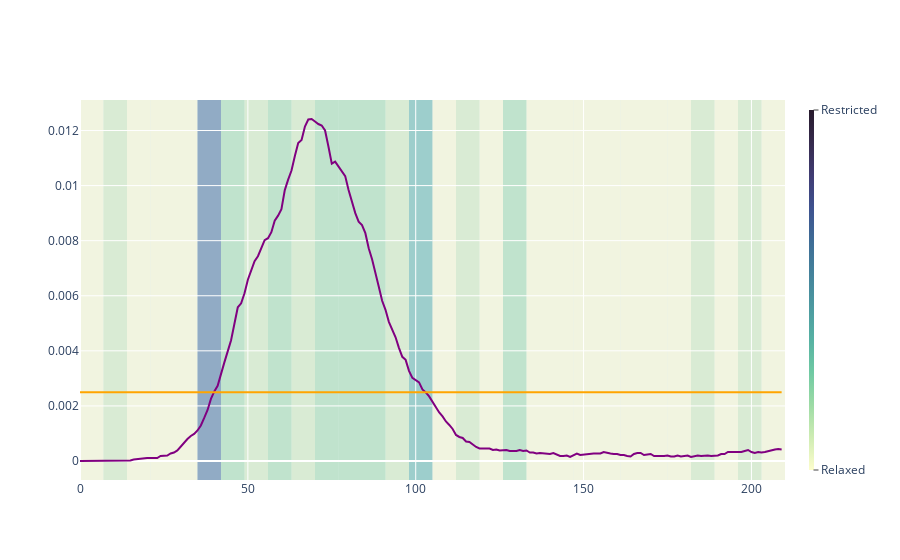

The notebook cell this image was saved under:
### Code cell
fig = go.Figure()


fig.add_trace(go.Scatter(x=[None], y=[None], showlegend=None,
        marker=dict(
            colorscale='deep',
            showscale=True,
            cmin=0,
            cmax=10,
            colorbar=dict(
            thickness=5, tickvals=[0, 10],
            ticktext=['Relaxed', 'Restricted'], outlinewidth=0,
            ticks="outside")), hoverinfo='none'),                              

        )

fig.add_trace(go.Scatter(x=d_counts.index.to_list(), y=d_counts[3]/55e3, name='hospitalized', line_color = 'purple'))
fig.add_trace(go.Scatter(x=d_counts.index.to_list(), y=len(d_counts)*[0.0025], name='capacity', line_color = 'orange'))
fig.update_layout(
    shapes=[
        # 1st highlight during Feb 4 - Feb 6
        dict(
            type="rect",
            # x-reference is assigned to the x-values
            xref="x",
            # y-reference is assigned to the plot paper [0,1]
            yref="paper",
            x0=7*i,
            y0=0,
            x1=7*(i+1),
            y1=1,
            fillcolor=px.colors.sequential.deep[a],
            opacity=0.5,
            layer="below",
            line_width=0,
        ) for i,a in enumerate(actions)] 
)


fig.update_layout(coloraxis = {'colorscale':'deep'},  showlegend=False)

fig.show()

### Figure 1 — Plotly figure (JSON) as saved in the notebook; plotly's stock layout.template omitted (floating-point values rounded to 4 significant figures; data arrays with more than 128 entries replaced by an {"elided": "..."} marker saying what was removed)
{"data": [{"hoverinfo": "none", "marker": {"cmax": 10, "cmin": 0, "colorbar": {"outlinewidth": 0, "thickness": 5, "ticks": "outside", "ticktext": ["Relaxed", "Restricted"], "tickvals": [0, 10]}, "colorscale": [[0, "rgb(253, 253, 204)"], [0.09091, "rgb(206, 236, 179)"], [0.1818, "rgb(156, 219, 165)"], [0.2727, "rgb(111, 201, 163)"], [0.3636, "rgb(86, 177, 163)"], [0.4545, "rgb(76, 153, 160)"], [0.5455, "rgb(68, 130, 155)"], [0.6364, "rgb(62, 108, 150)"], [0.7273, "rgb(62, 82, 143)"], [0.8182, "rgb(64, 60, 115)"], [0.9091, "rgb(54, 43, 77)"], [1, "rgb(39, 26, 44)"]], "showscale": true}, "type": "scatter", "x": [null], "y": [null]}, {"line": {"color": "purple"}, "name": "hospitalized", "type": "scatter", "x": {"elided": "210 int values"}, "y": {"elided": "210 float values"}}, {"line": {"color": "orange"}, "name": "capacity", "type": "scatter", "x": {"elided": "210 int values"}, "y": {"elided": "210 float values"}}], "layout": {"coloraxis": {"colorscale": [[0, "rgb(253, 253, 204)"], [0.09091, "rgb(206, 236, 179)"], [0.1818, "rgb(156, 219, 165)"], [0.2727, "rgb(111, 201, 163)"], [0.3636, "rgb(86, 177, 163)"], [0.4545, "rgb(76, 153, 160)"], [0.5455, "rgb(68, 130, 155)"], [0.6364, "rgb(62, 108, 150)"], [0.7273, "rgb(62, 82, 143)"], [0.8182, "rgb(64, 60, 115)"], [0.9091, "rgb(54, 43, 77)"], [1, "rgb(39, 26, 44)"]]}, "shapes": [{"fillcolor": "rgb(253, 253, 204)", "layer": "below", "line": {"width": 0}, "opacity": 0.5, "type": "rect", "x0": 0, "x1": 7, "xref": "x", "y0": 0, "y1": 1, "yref": "paper"}, {"fillcolor": "rgb(206, 236, 179)", "layer": "below", "line": {"width": 0}, "opacity": 0.5, "type": "rect", "x0": 7, "x1": 14, "xref": "x", "y0": 0, "y1": 1, "yref": "paper"}, {"fillcolor": "rgb(253, 253, 204)", "layer": "below", "line": {"width": 0}, "opacity": 0.5, "type": "rect", "x0": 14, "x1": 21, "xref": "x", "y0": 0, "y1": 1, "yref": "paper"}, {"fillcolor": "rgb(253, 253, 204)", "layer": "below", "line": {"width": 0}, "opacity": 0.5, "type": "rect", "x0": 21, "x1": 28, "xref": "x", "y0": 0, "y1": 1, "yref": "paper"}, {"fillcolor": "rgb(253, 253, 204)", "layer": "below", "line": {"width": 0}, "opacity": 0.5, "type": "rect", "x0": 28, "x1": 35, "xref": "x", "y0": 0, "y1": 1, "yref": "paper"}, {"fillcolor": "rgb(62, 108, 150)", "layer": "below", "line": {"width": 0}, "opacity": 0.5, "type": "rect", "x0": 35, "x1": 42, "xref": "x", "y0": 0, "y1": 1, "yref": "paper"}, {"fillcolor": "rgb(156, 219, 165)", "layer": "below", "line": {"width": 0}, "opacity": 0.5, "type": "rect", "x0": 42, "x1": 49, "xref": "x", "y0": 0, "y1": 1, "yref": "paper"}, {"fillcolor": "rgb(206, 236, 179)", "layer": "below", "line": {"width": 0}, "opacity": 0.5, "type": "rect", "x0": 49, "x1": 56, "xref": "x", "y0": 0, "y1": 1, "yref": "paper"}, {"fillcolor": "rgb(156, 219, 165)", "layer": "below", "line": {"width": 0}, "opacity": 0.5, "type": "rect", "x0": 56, "x1": 63, "xref": "x", "y0": 0, "y1": 1, "yref": "paper"}, {"fillcolor": "rgb(206, 236, 179)", "layer": "below", "line": {"width": 0}, "opacity": 0.5, "type": "rect", "x0": 63, "x1": 70, "xref": "x", "y0": 0, "y1": 1, "yref": "paper"}, {"fillcolor": "rgb(156, 219, 165)", "layer": "below", "line": {"width": 0}, "opacity": 0.5, "type": "rect", "x0": 70, "x1": 77, "xref": "x", "y0": 0, "y1": 1, "yref": "paper"}, {"fillcolor": "rgb(156, 219, 165)", "layer": "below", "line": {"width": 0}, "opacity": 0.5, "type": "rect", "x0": 77, "x1": 84, "xref": "x", "y0": 0, "y1": 1, "yref": "paper"}, {"fillcolor": "rgb(156, 219, 165)", "layer": "below", "line": {"width": 0}, "opacity": 0.5, "type": "rect", "x0": 84, "x1": 91, "xref": "x", "y0": 0, "y1": 1, "yref": "paper"}, {"fillcolor": "rgb(206, 236, 179)", "layer": "below", "line": {"width": 0}, "opacity": 0.5, "type": "rect", "x0": 91, "x1": 98, "xref": "x", "y0": 0, "y1": 1, "yref": "paper"}, {"fillcolor": "rgb(86, 177, 163)", "layer": "below", "line": {"width": 0}, "opacity": 0.5, "type": "rect", "x0": 98, "x1": 105, "xref": "x", "y0": 0, "y1": 1, "yref": "paper"}, {"fillcolor": "rgb(253, 253, 204)", "layer": "below", "line": {"width": 0}, "opacity": 0.5, "type": "rect", "x0": 105, "x1": 112, "xref": "x", "y0": 0, "y1": 1, "yref": "paper"}, {"fillcolor": "rgb(206, 236, 179)", "layer": "below", "line": {"width": 0}, "opacity": 0.5, "type": "rect", "x0": 112, "x1": 119, "xref": "x", "y0": 0, "y1": 1, "yref": "paper"}, {"fillcolor": "rgb(253, 253, 204)", "layer": "below", "line": {"width": 0}, "opacity": 0.5, "type": "rect", "x0": 119, "x1": 126, "xref": "x", "y0": 0, "y1": 1, "yref": "paper"}, {"fillcolor": "rgb(156, 219, 165)", "layer": "below", "line": {"width": 0}, "opacity": 0.5, "type": "rect", "x0": 126, "x1": 133, "xref": "x", "y0": 0, "y1": 1, "yref": "paper"}, {"fillcolor": "rgb(253, 253, 204)", "layer": "below", "line": {"width": 0}, "opacity": 0.5, "type": "rect", "x0": 133, "x1": 140, "xref": "x", "y0": 0, "y1": 1, "yref": "paper"}, {"fillcolor": "rgb(253, 253, 204)", "layer": "below", "line": {"width": 0}, "opacity": 0.5, "type": "rect", "x0": 140, "x1": 147, "xref": "x", "y0": 0, "y1": 1, "yref": "paper"}, {"fillcolor": "rgb(253, 253, 204)", "layer": "below", "line": {"width": 0}, "opacity": 0.5, "type": "rect", "x0": 147, "x1": 154, "xref": "x", "y0": 0, "y1": 1, "yref": "paper"}, {"fillcolor": "rgb(253, 253, 204)", "layer": "below", "line": {"width": 0}, "opacity": 0.5, "type": "rect", "x0": 154, "x1": 161, "xref": "x", "y0": 0, "y1": 1, "yref": "paper"}, {"fillcolor": "rgb(253, 253, 204)", "layer": "below", "line": {"width": 0}, "opacity": 0.5, "type": "rect", "x0": 161, "x1": 168, "xref": "x", "y0": 0, "y1": 1, "yref": "paper"}, {"fillcolor": "rgb(253, 253, 204)", "layer": "below", "line": {"width": 0}, "opacity": 0.5, "type": "rect", "x0": 168, "x1": 175, "xref": "x", "y0": 0, "y1": 1, "yref": "paper"}, {"fillcolor": "rgb(253, 253, 204)", "layer": "below", "line": {"width": 0}, "opacity": 0.5, "type": "rect", "x0": 175, "x1": 182, "xref": "x", "y0": 0, "y1": 1, "yref": "paper"}, {"fillcolor": "rgb(206, 236, 179)", "layer": "below", "line": {"width": 0}, "opacity": 0.5, "type": "rect", "x0": 182, "x1": 189, "xref": "x", "y0": 0, "y1": 1, "yref": "paper"}, {"fillcolor": "rgb(253, 253, 204)", "layer": "below", "line": {"width": 0}, "opacity": 0.5, "type": "rect", "x0": 189, "x1": 196, "xref": "x", "y0": 0, "y1": 1, "yref": "paper"}, {"fillcolor": "rgb(206, 236, 179)", "layer": "below", "line": {"width": 0}, "opacity": 0.5, "type": "rect", "x0": 196, "x1": 203, "xref": "x", "y0": 0, "y1": 1, "yref": "paper"}, {"fillcolor": "rgb(253, 253, 204)", "layer": "below", "line": {"width": 0}, "opacity": 0.5, "type": "rect", "x0": 203, "x1": 210, "xref": "x", "y0": 0, "y1": 1, "yref": "paper"}], "showlegend": false}}
